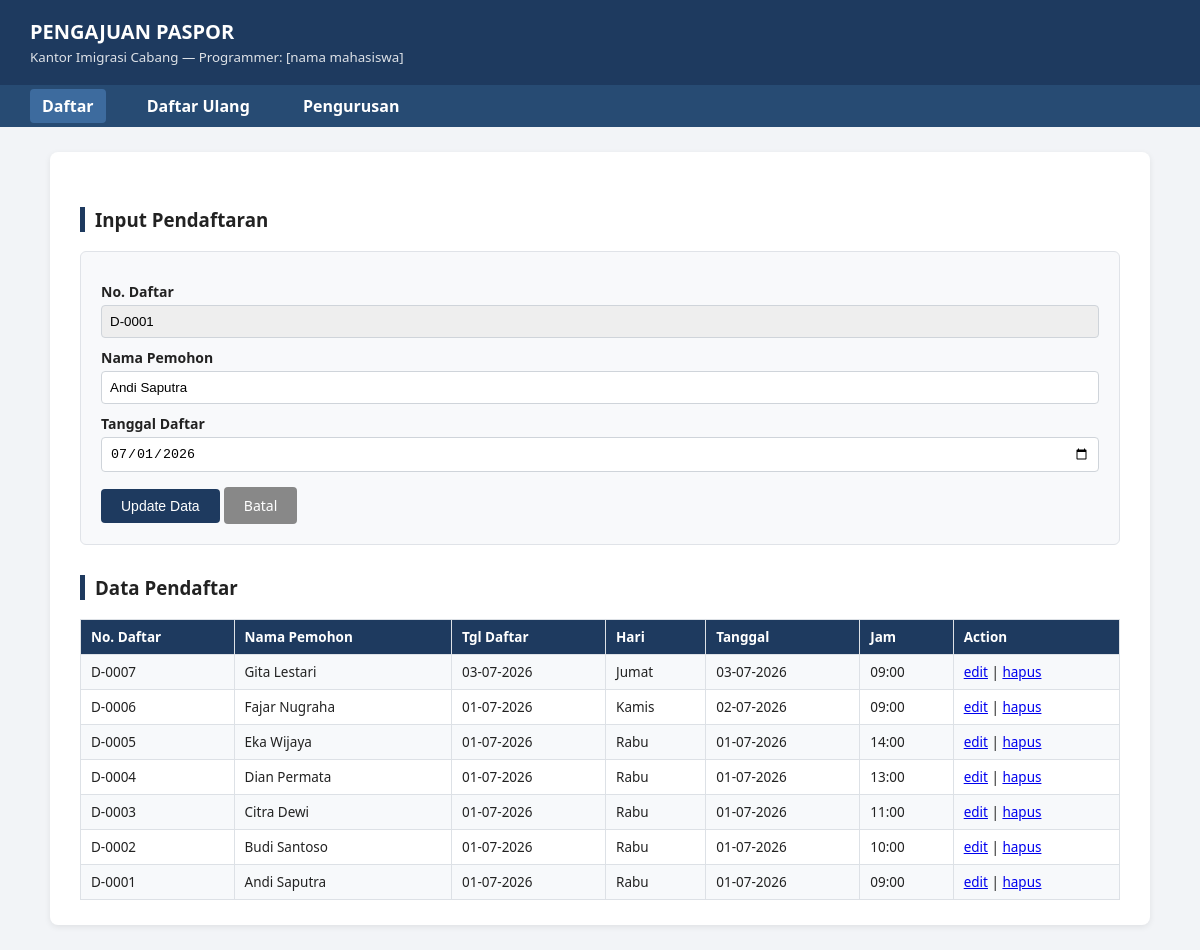
The app's page /index.php?edit=1 with its own data.
### tables this page shows
CREATE TABLE pendaftar (
    no_daftar    INT AUTO_INCREMENT PRIMARY KEY,
    nama_pemohon VARCHAR(100) NOT NULL,
    tgl_daftar   DATE NOT NULL,
    hari         VARCHAR(20) NOT NULL,    
    tanggal      DATE NOT NULL,           
    jam          TIME NOT NULL            
);

### index.php (the view, shortened to what this page needs)
<?php
require_once "functions.php";
$editData = null;
if (isset($_GET['edit'])) {
    $id = (int) $_GET['edit'];
    $res = mysqli_query($conn, "SELECT * FROM pendaftar WHERE no_daftar = $id");
    $editData = mysqli_fetch_assoc($res);
}
require_once "header.php";
?>
<h3 class="section-title">Input Pendaftaran</h3>
<form class="form-box" method="POST" action="index.php">
    <label>No. Daftar</label>
    <input type="text" value="<?php echo $editData ? 'D-' . str_pad($editData['no_daftar'], 4, '0', STR_PAD_LEFT) : '(Otomatis)'; ?>" readonly>
    <label>Nama Pemohon</label>
    <input type="text" name="nama_pemohon" required value="<?php echo htmlspecialchars($editData['nama_pemohon'] ?? ''); ?>">
    <label>Tanggal Daftar</label>
    <input type="date" name="tgl_daftar" required value="<?php echo $editData['tgl_daftar'] ?? date('Y-m-d'); ?>">
    <button type="submit" class="btn"><?php echo $editData ? 'Update Data' : 'Simpan'; ?></button>
    <?php if ($editData): ?>
        <a href="index.php" class="btn btn-secondary">Batal</a>
    <?php endif; ?>
</form>
<h3 class="section-title">Data Pendaftar</h3>
<table>
    <tr>
        <th>No. Daftar</th>
        <th>Nama Pemohon</th>
        <th>Tgl Daftar</th>
        <th>Hari</th>
        <th>Tanggal</th>
        <th>Jam</th>
        <th>Action</th>
    </tr>
    <?php
    $res = mysqli_query($conn, "SELECT * FROM pendaftar ORDER BY no_daftar DESC");
    while ($row = mysqli_fetch_assoc($res)) {
        echo "<tr>";
        echo "<td>D-" . str_pad($row['no_daftar'], 4, '0', STR_PAD_LEFT) . "</td>";
        echo "<td>" . htmlspecialchars($row['nama_pemohon']) . "</td>";
        echo "<td>" . date('d-m-Y', strtotime($row['tgl_daftar'])) . "</td>";
        echo "<td>" . $row['hari'] . "</td>";
        echo "<td>" . date('d-m-Y', strtotime($row['tanggal'])) . "</td>";
        echo "<td>" . substr($row['jam'], 0, 5) . "</td>";
        echo "<td>
                <a href='index.php?edit={$row['no_daftar']}'>edit</a> |
                <a href='index.php?hapus={$row['no_daftar']}' onclick=\"return confirm('Hapus data ini?')\">hapus</a>
              </td>";
        echo "</tr>";
    }
    ?>
</table>
<?php require_once "footer.php"; ?>

### style.css (style rules this page uses)
* { box-sizing: border-box; }
body { font-family: "Segoe UI", Arial, sans-serif; background: #f2f4f7; margin: 0; padding: 0; color: #222; }
h3.section-title { border-left: 5px solid #1e3a5f; padding-left: 10px; margin-top: 30px; }
form.form-box { background: #f8f9fb; border: 1px solid #e0e3e8; padding: 20px; border-radius: 6px; margin-bottom: 25px; }
form.form-box label { display: block; margin-top: 10px; font-weight: 600; font-size: 14px; }
form.form-box input[type=text], form.form-box input[type=date], form.form-box input[type=number], form.form-box select { width: 100%; padding: 8px; margin-top: 4px; border: 1px solid #cfd4da; border-radius: 4px; }
form.form-box input[readonly] { background: #eee; }
.btn { display: inline-block; background: #1e3a5f; color: #fff; border: none; padding: 9px 20px; border-radius: 4px; cursor: pointer; margin-top: 15px; font-size: 14px; text-decoration: none; }
.btn-secondary { background: #888; }
table { width: 100%; border-collapse: collapse; margin-top: 10px; font-size: 13.5px; }
table th, table td { border: 1px solid #dde1e6; padding: 8px 10px; text-align: left; }
table th { background: #1e3a5f; color: #fff; }
table tr:nth-child(even) { background: #f7f9fb; }

### records on screen
pendaftar: no_daftar "D-0001", nama_pemohon "Andi Saputra", tgl_daftar "07/01/2026", no_daftar "0001", tgl_daftar "01-07-2026", hari "Rabu", tanggal "01-07-2026", jam "09:00"
pendaftar: no_daftar "0007", nama_pemohon "Gita Lestari", tgl_daftar "03-07-2026", hari "Jumat", tanggal "03-07-2026", jam "09:00"
pendaftar: no_daftar "0006", nama_pemohon "Fajar Nugraha", tgl_daftar "01-07-2026", hari "Kamis", tanggal "02-07-2026", jam "09:00"
pendaftar: no_daftar "0005", nama_pemohon "Eka Wijaya", tgl_daftar "01-07-2026", hari "Rabu", tanggal "01-07-2026", jam "14:00"
pendaftar: no_daftar "0004", nama_pemohon "Dian Permata", tgl_daftar "01-07-2026", hari "Rabu", tanggal "01-07-2026", jam "13:00"
pendaftar: no_daftar "0003", nama_pemohon "Citra Dewi", tgl_daftar "01-07-2026", hari "Rabu", tanggal "01-07-2026", jam "11:00"
pendaftar: no_daftar "0002", nama_pemohon "Budi Santoso", tgl_daftar "01-07-2026", hari "Rabu", tanggal "01-07-2026", jam "10:00"
